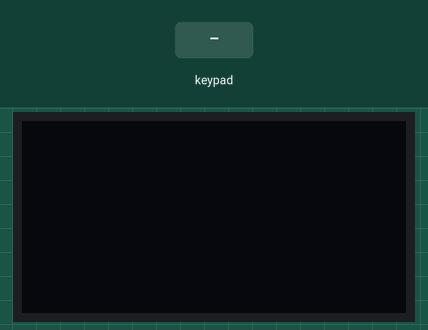
This sketch was run on a simulated ESP32. On the bench: 128×64 one-colour display. The test bench sets the inputs (shaded band). What the sketch prints to the serial monitor is not drawn.

Above: at 1.2 s.
1.3 s: key '*' pressed
At 1.45 s:
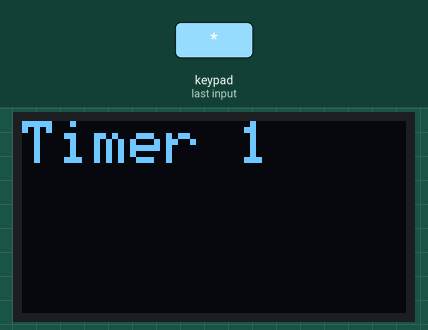
At 1.89 s:
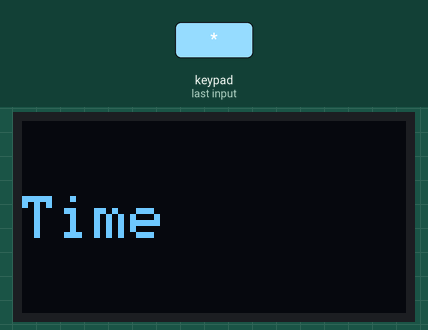
Timing chart, 0 to 4.3 s (numbered marks = the images above; inputs shaded):
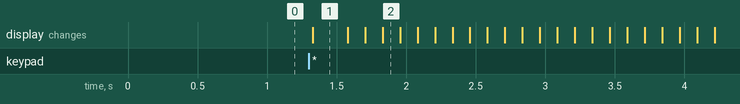

Measured:
- after the input at 1.3 s, the display: changes at once (image 1)

The sketch:

esp32oledkeyboard.ino
```cpp
#include <Wire.h>
#include <Adafruit_GFX.h>
#include <Adafruit_SSD1306.h>


#include "Keypad.h"  //библиотека клавиатуры


char key;
char timer1ent;

char keys[3][4] = {
  { '0', '8', '5', '2' },
  { '#', '9', '6', '3' },
  { '*', '7', '4', '1' },

};
byte rowPins[] = { 14, 12, 27 };                                   // Подключены строки (4 пина)
byte colPins[] = { 26, 25, 33, 32 };                               // подключены столбцы (4 пина)
Keypad keypad = Keypad(makeKeymap(keys), rowPins, colPins, 3, 4);  //иниициализировать клавиатуру


#define SCREEN_WIDTH 128  // OLED display width, in pixels
#define SCREEN_HEIGHT 64  // OLED display height, in pixels
// Declaration for an SSD1306 display connected to I2C (SDA, SCL pins)
#define OLED_RESET -1  // Reset pin # (or -1 if sharing Arduino resetpin)
Adafruit_SSD1306 display(SCREEN_WIDTH, SCREEN_HEIGHT, &Wire, OLED_RESET);
void setup() {
  Serial.begin(115200);
  if (!display.begin(SSD1306_SWITCHCAPVCC, 0x3C)) {
    Serial.println(F("SSD1306 allocation failed"));
    for (;;)
      ;  // Don't proceed, loop forever
  }
}


void loop() {


  char key = keypad.getKey();

  if (key != NO_KEY) {
    Serial.println(key);

    if (key == '0') {
      cleandisplay();
    }


      if (key == '*') {
        timer1();
      }
      while (key == '*') {
        timer1enter();
      }


    if (key == '#') {
      timer2();
    }
  }
}


void cleandisplay()

{

  display.clearDisplay();
  display.setTextSize(2);
  display.setTextColor(WHITE);
  display.setCursor(0, 0);
  display.println("");
  display.display();
  delay(100);
  display.clearDisplay();
}

void timer1()

{
  display.clearDisplay();
  display.setTextSize(2);
  display.setTextColor(WHITE);
  display.setCursor(0, 0);
  display.println("Timer 1");
  display.display();
  delay(100);
  display.clearDisplay();
}


void timer1enter() {
  display.clearDisplay();
  display.setTextSize(2);
  display.setTextColor(WHITE);
  display.setCursor(0, 0);
  display.println("Timer 1");
  display.display();
  delay(100);
  display.clearDisplay();
  display.clearDisplay();
  display.setTextSize(2);
  display.setTextColor(WHITE);
  display.setCursor(0, 25);
  display.println("Time");
  display.display();
  delay(100);
  display.clearDisplay();
}

void timer2() {
  display.clearDisplay();
  display.setTextSize(2);
  display.setTextColor(WHITE);
  display.setCursor(0, 0);
  display.println("Timer 2");
  display.display();
  delay(100);
  display.clearDisplay();
}
```
